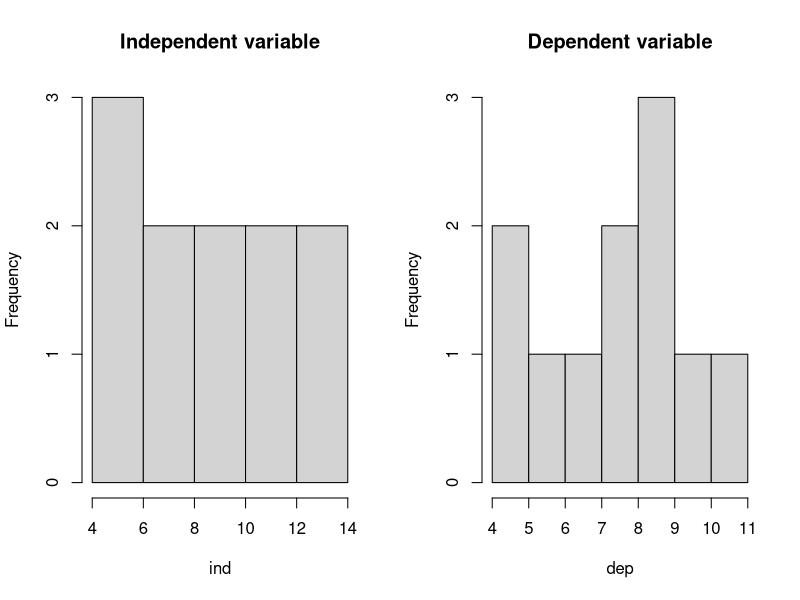
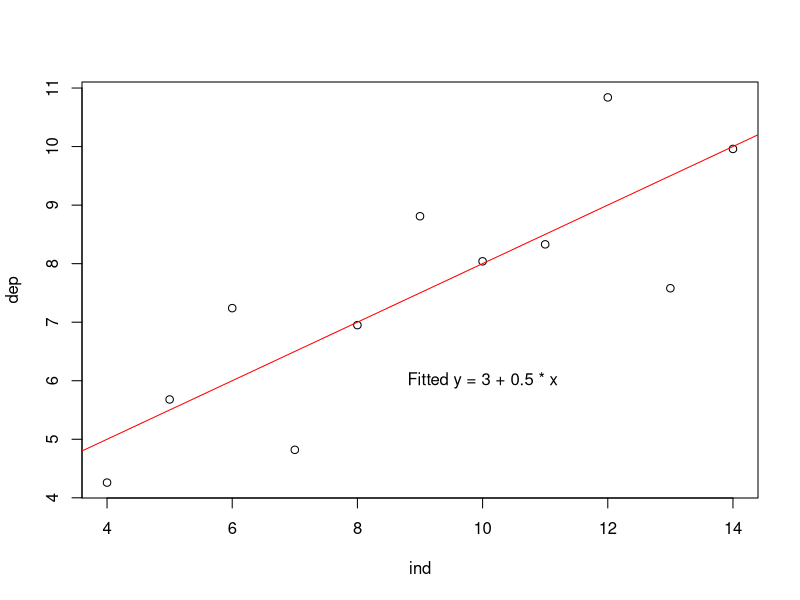
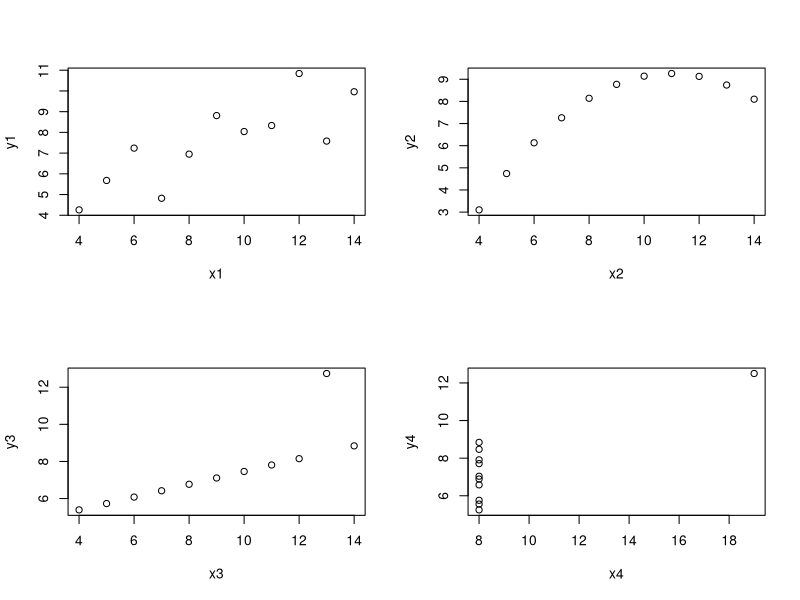

Reproduce these figures in R, in order.
## ---- chunk 1
knitr::opts_chunk$set(echo = TRUE,
  fig.path = getOption("mpg.unit05.fig.path", "figures/"),
  fig.width = 10, fig.height = 7, dpi = 120)
## ---- chunk 2
ind <- anscombe$x1
dep <- anscombe$y1

par_org <- par(no.readonly = TRUE)
par(mfrow = c(1,2))
hist(ind, main = "Independent variable")
hist(dep, main = "Dependent variable")
## ---- chunk 3
par(par_org)
plot(ind, dep)

lmod <- lm(dep ~ ind) # Compute linear regression model

abline(lmod, col = "red") # Add the fitted line using base R
text(10, 6, paste("Fitted y =", round(lmod$coefficients[1], 3),
                  "+", round(lmod$coefficients[2], 3), "* x"))
## ---- chunk 4
ss_obsrv <- sum((lmod$model$dep - mean(lmod$model$dep))**2)
ss_model <- sum((lmod$fitted.values - mean(lmod$model$dep))**2)
ss_resid <- sum((lmod$model$dep - lmod$fitted.values)**2)
## ---- chunk 5
mss_obsrv <- ss_obsrv / (length(lmod$model$dep) - 1)
mss_model <- ss_model / 1
mss_resid <- ss_resid / (length(lmod$model$dep) - 2)
## ---- chunk 6
f_value <- mss_model / mss_resid
## ---- chunk 7
p_value <- pf(f_value, 1, length(dep) - 2, lower.tail = FALSE)
## ---- chunk 8
anova(lmod)
## ---- chunk 9
sdt_error_slope <- sqrt(length(lmod$model$dep) * mss_resid / (length(lmod$model$dep) * sum(lmod$model$ind**2) - sum(lmod$model$ind)**2))
## ---- chunk 10
lmod$coefficients[2] / sdt_error_slope
## ---- chunk 11
summary(lmod)
## ---- chunk 12
ss_model / ss_obsrv
## ---- chunk 13
1 - ss_resid / ss_obsrv
## ---- chunk 14
par(mfrow = c(2,2))
for(i in seq(4)){
  plot(anscombe[, i], anscombe[, i+4],
       xlab = names(anscombe[i]), ylab = names(anscombe[i+4]))
}
## ---- chunk 15
lmodels <- lapply(seq(4), function(i){
  lm(anscombe[, i+4] ~ anscombe[, i])
})
data.frame(
  Dataset = 1:4,
  Intercept = unlist(lapply(lmodels, function(model) coef(model)[1])),
  Slope = unlist(lapply(lmodels, function(model) coef(model)[2])),
  R_squared = unlist(lapply(lmodels, function(model) summary(model)$r.squared))
)
## ---- chunk 16
par(par_org)
